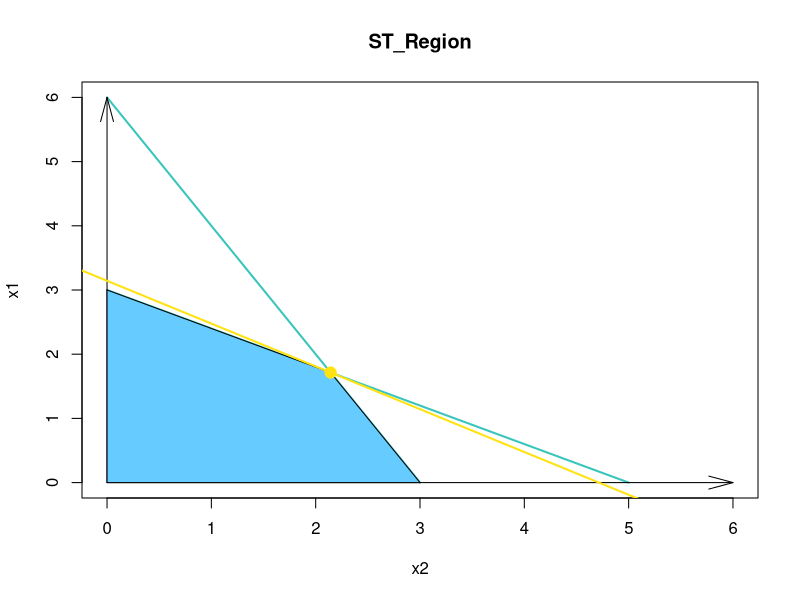

The R script that drew this image:
# 第一部分 #
#本部分将使用扩展包来实现运筹学相关计算
#（该部分参考文献）
#[1]高成强.R语言在几类优化问题中的应用[J].价值工程,2019,38(17):238-240.DOI:10.14018/j.cnki.cn13-1085/n.2019.17.058.
#[2]李光.基于R语言的管理运筹学教学实验设计[J].高教学刊,2020,(03):95-97+100.DOI:10.19980/j.cn23-1593/g4.2020.03.029.


### 线性规划
## 图解法，附图请看第二部分
#本部分使用扩展包lpSolve
install.packages("lpSolve")

# 第二部分 #
#本部分将不使用任何扩展包来实现运筹学相关计算

### 线性规划
## 图解法，附图
#在图解法中，我们很容易发现，最优解总是出现在可行域的顶点上，我们这时不采用单纯形法来完成这一部分代码
#以以下题目为例，我们先实现最简单的一种情况
# max z = 2x1 + 3x2
# x1 + 2x2 <= 6 
# 5x1 + 3x2 <= 15
# x1, x2 >= 0

#定义目标函数
OFV<-function(x1,x2){2*x1+3*x2}
#定义可行域对应的几条边界线（这个时候就可以发现图解法只能应用于双变量）
st1<-function(x){6-2*x}
st2<-function(x){3-3/5*x}
#计算可行域顶点
intersection<-function(st1,st2,interval) #定义求解函数
{ 
    diff_func<-function(x) st1(x)-st2(x)
    result<-uniroot(diff_func,interval=interval)
    return(result$root)
} 
interval<-c(0,6)
intersection_cov<-(intersection(st1,st2,interval));intersection_cov #求st1和st2的凸交点的x值
intersection_x1<-uniroot(st1,interval=c(0,6))$root
intersection_x2<-uniroot(st2,interval=c(0,6))$root
intersection_xaxis<-min(intersection_x1,intersection_x2);intersection_xaxis #求x轴上的顶点的x值
intersection_y1<-st1(0)
intersection_y2<-st2(0)
intersection_yaxis<-min(intersection_y1,intersection_y2);intersection_yaxis #求y轴上的顶点的x值
intersection_cov_y<-st1(intersection_cov)
vertex_list<-list(
    vertex_cov=c(intersection_cov,intersection_cov_y), # 凸交点
    vertex_xaxis = c(intersection_xaxis,0), # x轴上的顶点
    vertex_yaxis = c(0,intersection_yaxis) # y轴上的顶点
)
vertex_list
#现在我们也可以把可行域用r语言进行绘图
plot.new()
plot(0,0,type="n",xlim=c(0,6),ylim=c(0,6),xlab="x2",ylab="x1",main="ST_Region")
curve(st1,from=0,to=3,add=TRUE,col="#39c5bb",lwd=2)
curve(st2,from=0,to=5,add=TRUE,col="#39c5bb",lwd=2)
arrows(0,0,0,6,length=0.25,angle=15) #curve函数无法应用于函数st3
arrows(0,0,6,0,length=0.25,angle=15) #也可以用abline(h=0,lwd=2)和abline(v=0,lwd=2)，但是没有坐标轴箭头
polygon(c(0,intersection_xaxis,intersection_cov,0),c(0,0,intersection_cov_y,intersection_yaxis),
        col="#66ccff",border = "black")
#计算最优解
z_values<-sapply(vertex_list,function(vertex)
{
    x1<-vertex[1]
    x2<-vertex[2]
    OFV(x1,x2)
})
OPT<-max(z_values)
opt_index<-which.max(z_values)
opt_vertex<-vertex_list[[opt_index]]
cat("最优解为：",opt_vertex,"\n","最优目标函数值为：",OPT,"\n")
#将最优解对应的图像绘制到图像上
slope<--2/3
intercept<-OPT/3
abline(a=intercept,b=slope,col="#FFE212",lwd = 2)
points(opt_vertex[1],opt_vertex[2],col="#FFE212",pch = 19,cex = 1.5)
#此时可以更改之前图像的标题，但是会有很冗余的代码
#plot.new()
#plot(0,0,type="n",xlim=c(0,6),ylim=c(0,6),xlab="x2",ylab="x1",main="Optimal Solution")
#curve(st1,from=0,to=3,add=TRUE,col="#39c5bb",lwd=2)
#curve(st2,from=0,to=5,add=TRUE,col="#39c5bb",lwd=2)
#arrows(0,0,0,6,length=0.25,angle=15)
#arrows(0,0,6,0,length=0.25,angle=15)
#polygon(c(0,intersection_xaxis,intersection_cov,0),c(0,0,intersection_cov_y,intersection_yaxis),
#        col="#66ccff",border = "black")
#abline(a=intercept,b=slope,col="#FFE212",lwd = 2)
#points(opt_vertex[1],opt_vertex[2],col="#FFE212",pch = 19,cex = 1.5)

##单纯形法
#单纯形法对线性代数进行求解，需要进行标准化，构造初始单纯形表后迭代更新
#以以下题目为例，我们用单纯形法对其进行最优解的求解
# max z = 50x1 + 100x2
# x1 + x2 + s1 = 300
# 2x1 + x2 + s2 = 400
# x2 + s3 = 250
# x1,x2,s1,s2,s3 >= 0 

rm(list = ls()) #清空工作区
#定义目标函数系数
z<-c(x1=50,x2=100,s1=0,s2=0,s3=0)
#构造系数矩阵
coef_matrix<-matrix(c(1, 1, 1, 0, 0,
                      2, 1, 0, 1, 0,
                      0, 1, 0, 0, 1), 
                   nrow = 3, byrow = TRUE)
colnames(coef_matrix)<-c("x1","x2","s1","s2","s3");coef_matrix
#初始化基变量与系数（因为我们已经做完标准化处理，因此必然存在着以松弛变量系数构建而成的单位矩阵作为可行基）
basis<-coef_matrix[,c("s1","s2","s3")];basis #基变量
not_b<-coef_matrix[,c("x1","x2")];not_b #非基变量
initial_z<-rep(0,ncol(coef_matrix));initial_z #初始化系数
#构造单纯形表格（增广矩阵）
cor_coef<-c(z[3:5]);cor_coef #构造由基变量对应的目标函数系数的向量
constant<-c(300,400,250)
interaction_count<-0 #初始化迭代次数
while(TRUE){
    print(paste("第",interaction_count,"次迭代"))
    interaction_count<-interaction_count+1
    #计算中间量和检验数并判断是否达到最优解
    zj<-c() 
    interme<-c() #初始化循环中间量
    for( i in seq_len(ncol(coef_matrix))){
        zj<-c(cor_coef%*%coef_matrix[,i]) #将cor_coef与系数矩阵的每一列进行矩阵乘法
        interme<-c(interme,zj) #将结果存储进zij向量
    };interme
    reduced_costs<-c(z-interme);reduced_costs #获得检验数对应的向量
    if(max(reduced_costs)<=0){
        print("达到最优解")
        #输出最优解和目标函数最大值
        opt_vertex<-rep(0,length(z))
        names(opt_vertex)<-names(z)
        for (i in seq_len(ncol(basis))){
            opt_vertex[colnames(basis)[i]] <- constant[i]
        }
        # 计算目标函数的最大值
        OPT<-sum(opt_vertex*z)
        # 输出最优解和目标函数的最大值
        for(var in names(opt_vertex)){
            print(paste(var,"的最优解是",opt_vertex[var]))
        }
        print(paste("目标函数的最大值为：",OPT))
        break
    } else {
        print("未达到最优解，进行迭代")
    }
    #单纯形法迭代部分
    enter_col<-which.max(reduced_costs) 
    enter<-coef_matrix[,enter_col,drop = FALSE] #选择入基变量
    valid_indices<-which(enter>0) #避免除数为0的情况
    if(length(valid_indices)==0){
        stop("无界解")
    }
    ratio_cons<-constant[valid_indices]/enter[valid_indices]
    exit_col<-valid_indices[which.min(ratio_cons)] 
    exit<-basis[,exit_col,drop = FALSE] #选择出基变量
    pivot<-coef_matrix[exit_col,enter_col] #确定主元
    #更新基变量与系数   
    not_b<-not_b[,!colnames(not_b)%in%colnames(enter),drop=FALSE]
    not_b<-cbind(not_b,basis[,exit_col,drop=FALSE]) #更新非基变量
    basis[,exit_col]<-enter
    colnames(basis)[exit_col]<-colnames(enter) #更新基变量
    #高斯消元
    coef_matrix[exit_col,]<-coef_matrix[exit_col,]/pivot
    constant[exit_col]<-constant[exit_col]/pivot #归一化主元所在行
    cor_coef<-z[colnames(basis)] #更新基变量对应的系数
    for(i in seq_len(nrow(coef_matrix))){
        if(i != exit_col){
            factor<-coef_matrix[i,enter_col] #获取了当前行中入基变量对应的系数，以保证常数项正常更新
            coef_matrix[i,]<-coef_matrix[i,]- #因为vscode的原因句子太长有蓝色波浪线故拆分
              factor*coef_matrix[exit_col,]
            constant[i]<-constant[i]-
              factor*constant[exit_col] #更新常数项（之前因为先更新系数矩阵导致常数项无法更新debug了半天）
        }
    } 
}

###特殊线性规划
##工商管理问题
#在人力分配问题上，我们会遇到与排班相关的问题，以以下题目为例，我们将实现他们:
# 一家中型的百货商场对售货员的需求经过统计分析如表4-2所示。
# 所需售货员人数表
# 时间          | 星期一  | 星期二  | 星期三 | 星期四 | 星期五  | 星期六 | 星期日
# 所需售货员人数 |   15   |   24   |   25   |   19   |   31   |   28   |   28
#为了保证售货员充分休息，要求售货员每周工作五天，休息两天，并要求休息的两天是连续的。
#问应该如何安排售货员的休息日期，既满足工作需要，又使配备的售货员的人数最少？
#此时我们需要使用贪心算法







##运输问题
